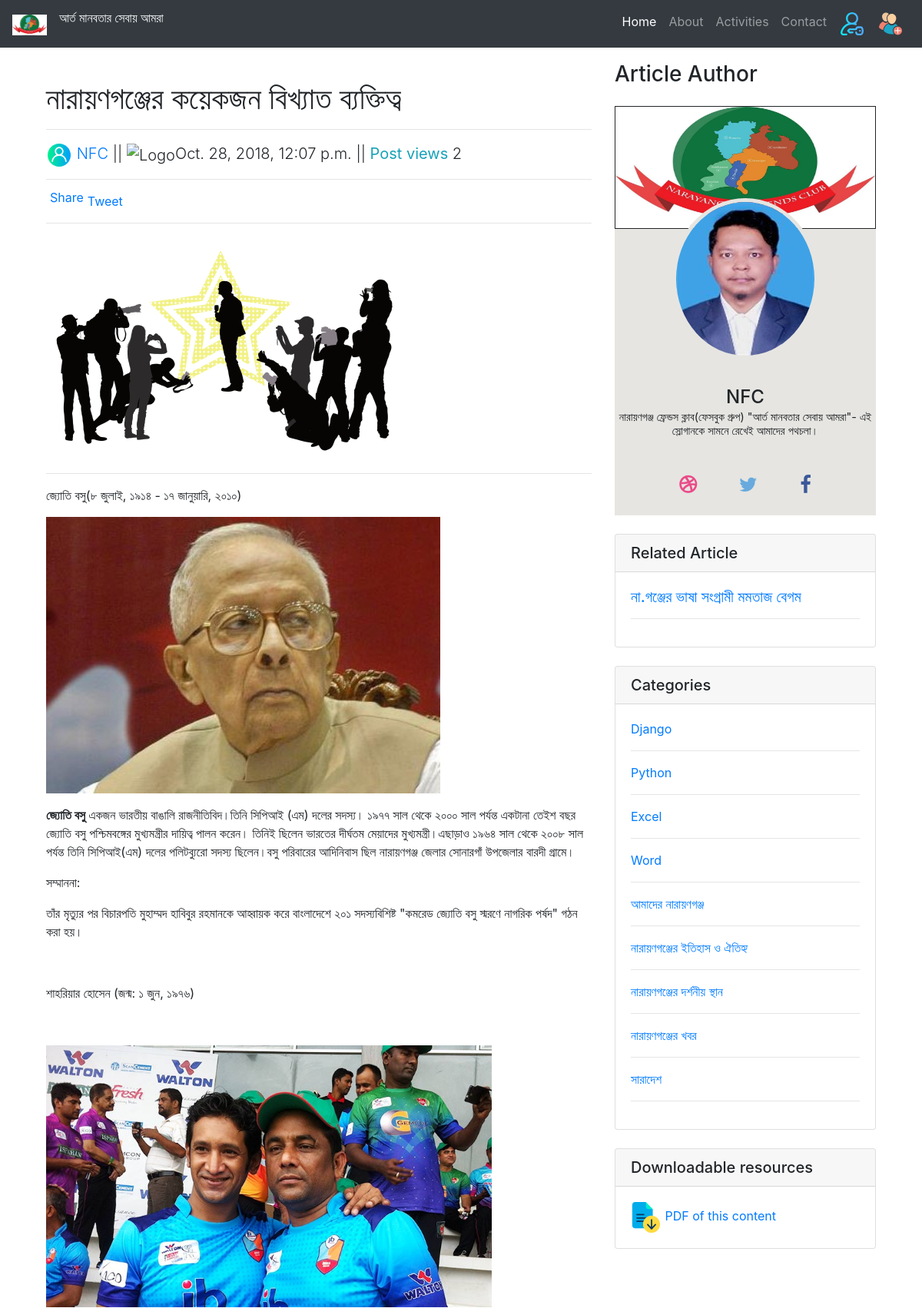
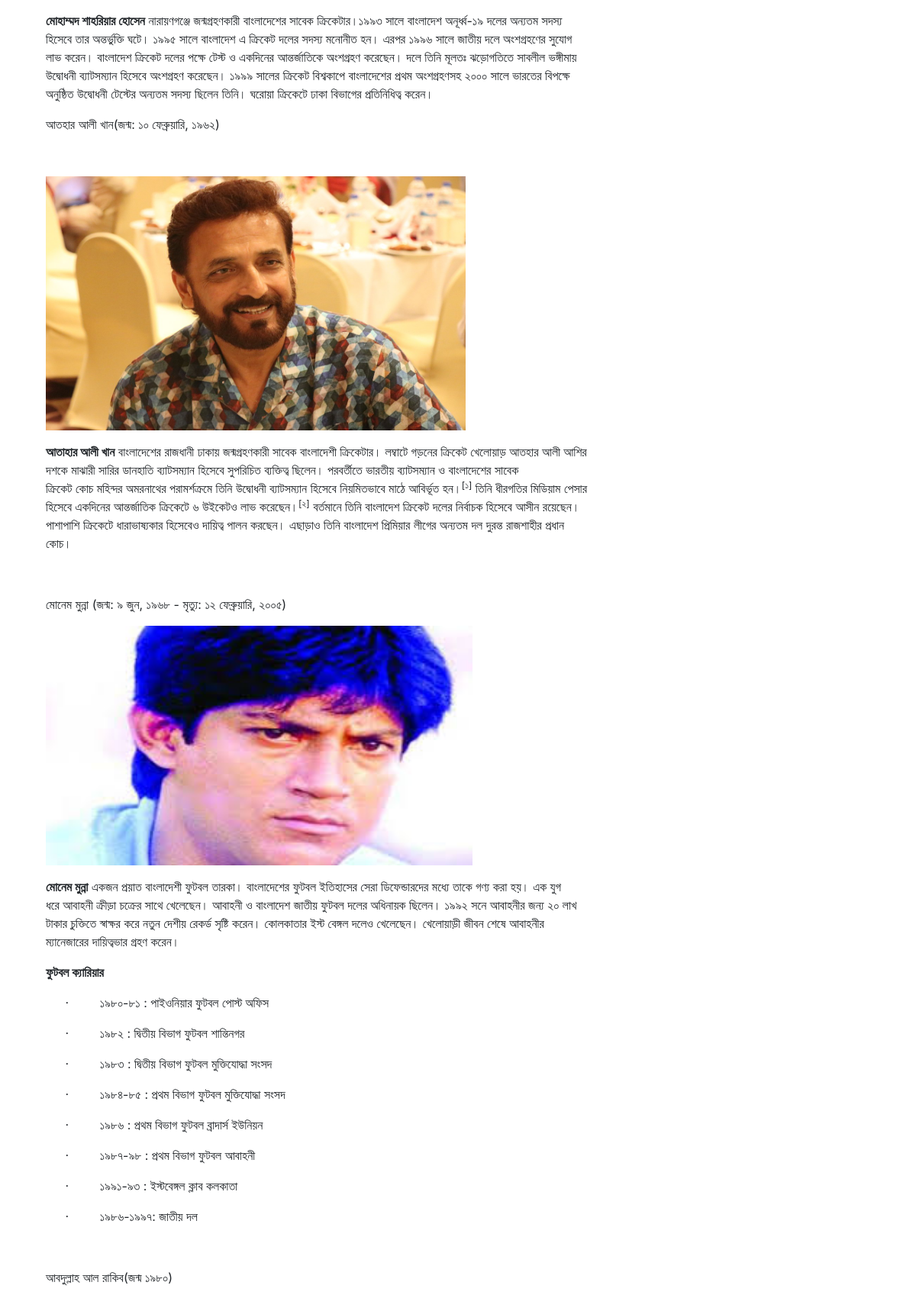
Page /detail/40 (upper part) on the committed database (2 pictures, top to bottom).
### nfc/models.py (models this page shows, shortened)
class post(models.Model):
    post_author = models.ForeignKey(author, on_delete=models.CASCADE)
    post_title = models.CharField(max_length=100)
    slug = models.SlugField(max_length=100)
    post_body = RichTextUploadingField()
    post_image = models.FileField()
    post_category = models.ForeignKey(category, on_delete=models.CASCADE)
    views = models.IntegerField(default=0)
    posted_on = models.DateTimeField(auto_now=False, auto_now_add=True)
    updated_on = models.DateTimeField(auto_now=True, auto_now_add=False)
    STATUS_CHOICES = (
        ('draft', 'Draft'),
        ('published', 'Published')
    )
    status = models.CharField(max_length=10, choices=STATUS_CHOICES, default='draft')
    objects = models.Manager()  # the default manager
    published_objects = PublishedManager()  # The publish-specific manager.
    class Meta:
        ordering = ['-posted_on', ]

class author(models.Model):
    auth_name = models.ForeignKey(User, on_delete=models.CASCADE)
    auth_image = models.FileField()
    auth_details = models.TextField()
    def __str__(self):
        return self.auth_name.username

class category(models.Model):
    name = models.CharField(max_length=100)

### nfc/views.py (the view)
# urls.py: path('detail/<int:id>',views.PostDetail, name='post_detail'),
def PostDetail(request, id):
    post1 = get_object_or_404(post, pk=id)
    cat = category.objects.all()
    first = post.published_objects.first()
    last = post.published_objects.last()
    related = post.published_objects.filter(post_category=post1.post_category).exclude(id=id)[:6]
    if post1.status == 'published':
        post1.views += 1  # clock up the number of post views
        post1.save()
    context ={
        "post1":post1,
        "cat":cat,
        "first":first,
        "last":last,
        "related":related
    }
    return render(request,'post_detail.html', context)

### nfc/models.py (called while the page is built)
    def get_queryset(self):
       return super(PublishedManager, self).get_queryset().filter(status="published")

### nfc/templates/post_detail.html (shortened to what this page needs)
{% extends 'base.html' %}
{% load static %}
{% block content %}
<div class="container">
      <div class="row"  style="margin-top:80px;">
        <div class="col-lg-8">
          <h1 class="mt-4">{{ post1.post_title }}</h1>
          <hr>
          <p class="lead">
            <img src="{% static 'img/user.svg' %}" alt="Logo" width="34" height="30">
            <a href="{% url 'nfc:author' name=post1.post_author %}">{{ post1.post_author.auth_name }}</a> ||
            <img src="{% static 'img/calendar.png' %}" alt="Logo" width="34" height="30">{{ post1.posted_on }} || <strong class="text-info">Post views</strong> {{ post1.views }}
          </p>
          <hr>
          <div class="fb-share-button" data-href="{{ request.build_absolute_url }}" data-layout="button" data-size="small" data-mobile-iframe="true" style="float: left; padding: 5px; margin-top: -10px;">
          <a target="_blank" href="{{ request.build_absolute_url }}" class="fb-xfbml-parse-ignore">Share</a>
          </div>
          <a href="https://twitter.com/share?ref_src=twsrc%5Etfw" class="twitter-share-button" data-show-count="false">Tweet</a><script async src="https://platform.twitter.com/widgets.js" charset="utf-8"></script>
          <hr>
          <img class="img-fluid rounded" src="{{ post1.post_image.url }}" alt="" style="width=auto; height=300px;">
          <hr>
          <p class="lead" style="text-align: justify;">
			  {{ post1.post_body|safe }}
		  </p>
              {% load disqus_tags %}
        </div>
        <div class="col-md-4">
                <h3> Article Author </h3>
				<div class='card card-profile text-center my-4'>
                  <img alt='' class='card-img-top' src="{% static 'img/nfc_logo.jpg' %}" style="width: 340px; height: 160px; border: 1px solid;">
                  <div class='card-block'>
                    <img alt='' class='card-img-profile' src='{{ post1.post_author.auth_image.url }}'>
                    <h4 class='card-title'>
                      {{ post1.post_author.auth_name }}
                      <small>{{ post1.post_author.auth_details }}</small>
                    </h4>
                    <div class='card-links'>
                      <a class='fa fa-dribbble' href='#'></a>
                      <a class='fa fa-twitter' href='#'></a>
                      <a class='fa fa-facebook' href='#'></a>
                    </div>
                  </div>
                </div>
          <div class="card my-4">
            <h5 class="card-header">Related Article</h5>
            <div class="card-body">
              <ul class="list-unstyled mb-0">
                 {% for r in related %}
                <li>
                   <a href="{% url 'nfc:post_detail' id=r.id %}"><h5>{{ r.post_title }}</h5></a> <hr>
                </li>
                 {% endfor %}
              </ul>
            </div>
          </div>
          <div class="card my-4">
            <h5 class="card-header">Categories</h5>
            <div class="card-body">
                  <ul class="list-unstyled mb-0">
                    {% for c in cat %}
                    <li>
                      <a href="{% url 'nfc:category' name=c.name %}"> {{ c.name }}</a> <hr>
                    </li>
                    {% endfor %}
                  </ul>
            </div>
          </div>
          <div class="card my-4">
            <h5 class="card-header">Downloadable resources</h5>
            <div class="card-body">
                <a href="{% url 'nfc:pdf' id=post1.id %}">
                  <img src="{% static 'img/file.svg' %}" alt="Logo" width="40pt" height="40pt">
                  PDF of this content
                </a>
            </div>
          </div>
        </div>
      </div>
    </div>
{% endblock %}

### nfc/templates/base.html (style rules this page uses)
.card-profile { background-color: #e6e5e1; border-radius: 0; border: 0; }
.card-profile .card-img-top { border-radius: 0; }
.card-profile .card-img-profile { max-width: 100%; border-radius: 50%; margin-top: -40px; margin-bottom: 35px; border: 5px solid #e6e5e1; }
.card-profile .card-title { margin-bottom: 50px; }
.card-profile .card-title small { display: block; font-size: .6em; margin-top: .2em; }
.card-profile .card-links { margin-bottom: 25px; }
.card-profile .card-links .fa { margin: 0 1em; font-size: 1.6em; }
.card-profile .card-links .fa.fa-dribbble { color: #ea4b89; font-weight: bold; }
.card-profile .card-links .fa.fa-twitter { color: #68aade; }
.card-profile .card-links .fa.fa-facebook { color: #3b5999; }

### rows in the picture
post: post_title "নারায়ণগঞ্জের কয়েকজন বিখ্যাত ব্যক্তিত্ব", post_author.auth_name "NFC", posted_on "Oct. 28, 2018, 12:07 p.m.", views "2", post_image (picture), post_body "জ্যোতি বসু(৮ জুলাই, ১৯১৪ - ১৭ জানুয়ারি, ২০১০) জ্যোতি বসু একজন ভারতীয় বাঙালি রাজনীতিবিদ।তিনি সিপিআই (এম) দলের সদস্য। ১৯৭৭ সাল থেকে ২০০০ সাল পর্যন্ত একটানা তেইশ বছর জ্যোতি বসু পশ্চিমবঙ্গের মুখ্যমন্ত্রীর দায়িত্ব পালন করেন। তিনিই ছিলেন ভারতের দীর্ঘতম মেয়াদের মুখ্যমন্ত্রী।এছাড়াও ১৯৬৪ সাল থেকে ২০০৮ সাল পর্যন্ত তিনি সিপিআই(এম) দলের পলিটব্যুরো সদস্য ছিলেন।বসু পরিবারের আদিনিবাস ছিল নারায়ণগঞ্জ জেলার সোনারগাঁ উপজেলার বারদী গ্রামে। সম্মাননা: তাঁর মৃত্যুর পর বিচারপতি মুহাম্মদ হাবিবুর রহমানকে আহ্বায়ক করে বাংলাদেশে ২০১ সদস্যবিশিষ্ট \"কমরেড জ্যোতি বসু স্মরণে নাগরিক পর্ষদ\" গঠন করা হয়। শাহরিয়ার হোসেন (জন্ম: ১ জুন, ১৯৭৬) মোহাম্মদ শাহরিয়ার হোসেন নারায়ণগঞ্জে জন্মগ্রহণকারী বাংলাদেশের সাবেক…", post_body (picture), post_author.auth_image (picture), post_author.auth_details "নারায়ণগঞ্জ ফ্রেন্ডস ক্লাব(ফেসবুক গ্রুপ) \"আর্ত মানবতার সেবায় আমরা\"- এই স্লোগানকে সামনে রেখেই আমাদের পথচলা।"
post: post_title "না.গঞ্জের ভাষা সংগ্রামী মমতাজ বেগম"
category: name "Django"
category: name "Python"
category: name "Excel"
category: name "Word"
category: name "আমাদের নারায়ণগঞ্জ"
category: name "নারায়ণগঞ্জের ইতিহাস ও ঐতিহ্য"
category: name "নারায়ণগঞ্জের দর্শনীয় স্থান"
category: name "নারায়ণগঞ্জের খবর"
category: name "সারাদেশ"
